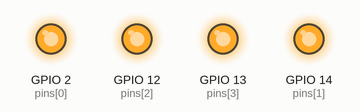
Recording of a sketch running on a simulated ESP8266 (NodeMCU). Parts: output pins drawn as LEDs (lit = HIGH). WiFi joins after 1.5 s; servers stay silent unless stated; what the sketch prints to the serial monitor is not drawn.

Above: at 1.9 s.
At 3.15 s:
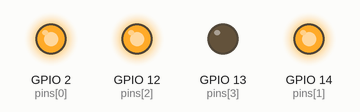
At 4.25 s:
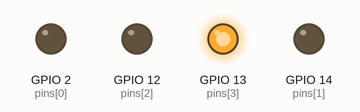
At 6.65 s:
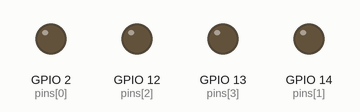
At 9.05 s:
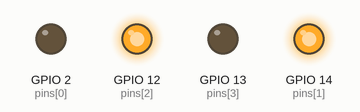
At 10.95 s:
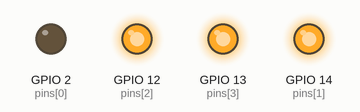
Timing chart, 0 to 11.3 s (numbered marks = the images above):
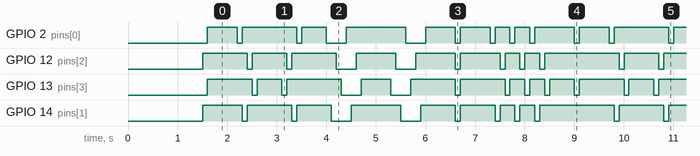

Measured:
- by itself, GPIO 14 (pins[1]): repeats every 7.5 s: HIGH 0.90 s, LOW 0.10 s, HIGH 0.70 s, LOW 0.40 s, HIGH 1.0 s, LOW 0.40 s, 2 × (HIGH 0.70 s, LOW 0.10 s), 2 × (HIGH 0.30 s, LOW 0.10 s), HIGH 1.5 s, LOW 0.10 s
- by itself, GPIO 12 (pins[2]): repeats every 7.5 s: HIGH 0.70 s, LOW 0.10 s, HIGH 0.90 s, 2 × (LOW 0.40 s, HIGH 0.80 s), LOW 0.10 s, HIGH 0.80 s, 2 × (LOW 0.10 s, HIGH 0.30 s), LOW 0.10 s, HIGH 1.5 s, LOW 0.10 s
- by itself, everything shown: repeats every 7.5 s, in 27 steps

The sketch:

ESP8266_5W_bulb_patterns.ino
```cpp
#include <ESP8266WiFi.h>

// Wi-Fi credentials
const char* ssid = "youer wifi name ";
const char* password = "youer wifi password";

// Relay pins connected to D4, D5, D6, D7
const int pins[] = {2, 14, 12, 13};  // GPIO2 (D4), GPIO14 (D5), GPIO12 (D6), GPIO13 (D7)
const int pinCount = sizeof(pins) / sizeof(pins[0]);

#define on LOW   // Active-low relay modules
#define off HIGH

int delayTime = 100; // Delay in milliseconds

void setup() {
  Serial.begin(115200);

  // Wi-Fi connection
  WiFi.begin(ssid, password);
  Serial.print("Connecting to WiFi");
  while (WiFi.status() != WL_CONNECTED) {
    delay(500);
    Serial.print(".");
  }
  Serial.println("\nConnected to WiFi!");
  Serial.print("IP Address: ");
  Serial.println(WiFi.localIP());

  // Setup relay pins
  for (int i = 0; i < pinCount; i++) {
    pinMode(pins[i], OUTPUT);
    digitalWrite(pins[i], off);  // Turn all off at start
  }
}

void loop() {
  P1(1); delay(500);
  P2(1); delay(500);
  P3(1); delay(500);
  P4(1); delay(500);
  P5(1); delay(500);
  P6(1); delay(500);
  color(3); delay(500);
}

void color(int loopCount) {
  for (int j = 0; j < loopCount; j++) {
    for (int i = 0; i < pinCount; i++) {
      digitalWrite(pins[i], on);
      delay(delayTime);
      digitalWrite(pins[i], off);
    }
  }
}

void P1(int loopCount) {
  for (int j = 0; j < loopCount; j++) {
    digitalWrite(pins[0], on);
    digitalWrite(pins[pinCount - 1], on);
    delay(delayTime);
    digitalWrite(pins[0], off);
    digitalWrite(pins[pinCount - 1], off);
    delay(delayTime);
  }
}

void P2(int loopCount) {
  for (int j = 0; j < loopCount; j++) {
    for (int i = 0; i < pinCount; i++) {
      digitalWrite(pins[i], on);
      delay(delayTime);
      digitalWrite(pins[i], off);
    }
  }
}

void P3(int loopCount) {
  for (int j = 0; j < loopCount; j++) {
    for (int i = pinCount - 1; i >= 0; i--) {
      digitalWrite(pins[i], on);
      delay(delayTime);
      digitalWrite(pins[i], off);
    }
  }
}

void P4(int loopCount) {
  for (int j = 0; j < loopCount; j++) {
    for (int i = 0; i < pinCount; i++) {
      digitalWrite(pins[i], on);
      delay(delayTime);
    }
    for (int i = 0; i < pinCount; i++) {
      digitalWrite(pins[i], off);
      delay(delayTime);
    }
  }
}

void P5(int loopCount) {
  for (int j = 0; j < loopCount; j++) {
    for (int i = pinCount - 1; i >= 0; i--) {
      digitalWrite(pins[i], on);
      delay(delayTime);
    }
    for (int i = pinCount - 1; i >= 0; i--) {
      digitalWrite(pins[i], off);
      delay(delayTime);
    }
  }
}

void P6(int loopCount) {
  for (int j = 0; j < loopCount; j++) {
    for (int i = 0; i < pinCount; i++) {
      digitalWrite(pins[i], on);
    }
    delay(delayTime);
    for (int i = 0; i < pinCount; i++) {
      digitalWrite(pins[i], off);
    }
    delay(delayTime);
  }
}
```
